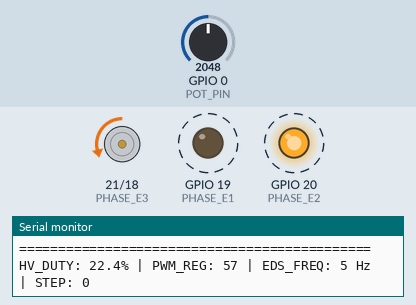
The sketch below on a simulated ESP32-C3. On the bench: direction and speed pins drawn as motors (green arrow = direction pin HIGH = forward, orange = LOW = backward, longer = more drive), output pins drawn as LEDs (lit = HIGH), the last lines printed to the serial monitor. Dashed ring = blinking. Inputs (shaded band) come from the test bench; at power-on: GPIO 0 (POT_PIN) = 2048.

Above: at 2.29 s.
2.3 s: GPIO 0 (POT_PIN) set to 2866
At 2.5 s:
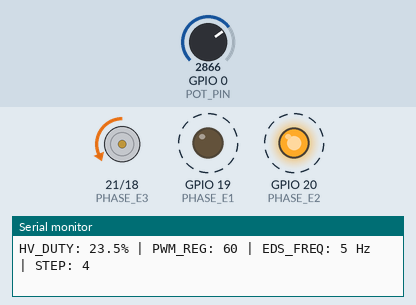
5.3 s: GPIO 0 (POT_PIN) set to 2047
At 5.79 s:
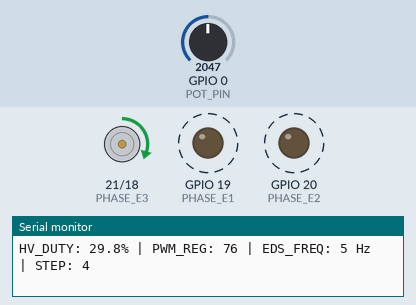
8.3 s: GPIO 0 (POT_PIN) set to 5
At 8.7 s:
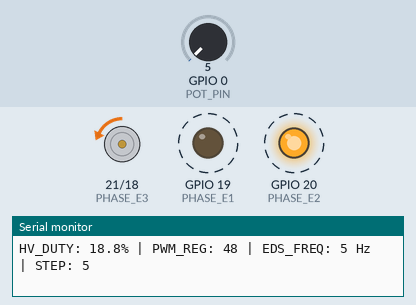
Timing chart, 0 to 17.3 s (numbered marks = the images above; inputs shaded):
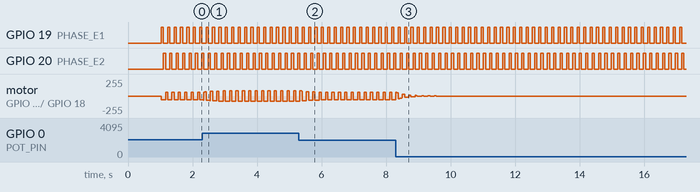

The sketch:

newfirmware.ino
```cpp
/**
 * PROJECT: DustShield v2.0 - Complete EDS System
 * HARDWARE: ESP32-C3-MINI-1
 * BOARDS:
 *   - HV Driver Board (flyback + PWM control)
 *   - Sequencer Board (3-phase relay switching)
 *   - Electrode PCB (ITO pattern)
 *
 * DESCRIPTION:
 *   - Reads potentiometer on GPIO0 to adjust HV output (0-45% duty cycle)
 *   - Generates 3-phase traveling wave (6-step commutation) on GPIO18,19,20
 *   - Sequencer board receives these signals and switches HV to electrodes
 *   - Creates moving electric field that transports dust off ITO surface
 *
 * NASA EDS PRINCIPLE:
 *   The 6-step pattern creates a traveling wave:
 *   Step0: E1=ON,  E2=GND, E3=OFF  → Field pushes dust right
 *   Step1: E1=ON,  E2=OFF, E3=GND  → Field shifts right
 *   Step2: E1=GND, E2=ON,  E3=OFF  → Field pushes further
 *   ...repeats to create continuous motion
 */

#include <Arduino.h>

// ==========================================
// 1. PIN CONFIGURATIONS
// ==========================================

// HV Board (Flyback Driver)
const int POT_PIN = 0;           // Potentiometer Wiper (GPIO0 / ADC1_CH0)
const int PWM_PIN = 18;          // PWM to TC4420 gate driver (GPIO18)

// Sequencer Board (3-Phase Outputs to Optoisolators)
const int PHASE_E1 = 19;         // Phase 1 output to 4N35 #1 (GPIO19)
const int PHASE_E2 = 20;         // Phase 2 output to 4N35 #2 (GPIO20)
const int PHASE_E3 = 21;         // Phase 3 output to 4N35 #3 (GPIO21)

// ==========================================
// 2. PWM PARAMETERS (HV Generation)
// ==========================================
const int PWM_FREQ = 30000;       // 30 kHz switching frequency
const int PWM_RES = 8;            // 8-bit resolution (0-255)
const int LEDC_CHANNEL = 0;       // LEDC channel for PWM

// Safety: Maximum 45% duty cycle (prevents transformer saturation)
const int MAX_SAFE_DUTY = 114;    // 0.45 * 255 = 114

// ==========================================
// 3. TRAVELING WAVE PARAMETERS (EDS)
// ==========================================
// Frequency range for traveling wave (1-20 Hz is typical for EDS)
// Lower frequency = slower dust transport, higher frequency = faster
const int MIN_TRAVEL_FREQ = 1;    // Minimum 1 Hz
const int MAX_TRAVEL_FREQ = 20;   // Maximum 20 Hz
const int DEFAULT_TRAVEL_FREQ = 5; // Default 5 Hz

// 6-step commutation (one full cycle = 6 steps)
// Each step duration = 1000ms / (FREQ * 6)
int travelFreq = DEFAULT_TRAVEL_FREQ;
int currentStep = 0;
unsigned long lastStepTime = 0;

// ==========================================
// 4. SIGNAL FILTERING (Potentiometer)
// ==========================================
const float FILTER_WEIGHT = 0.15;     // Exponential moving average weight
float filteredAdcValue = 0.0;
int activeDutyCycle = 0;

// ==========================================
// 5. CONTROL LOOP TIMING
// ==========================================
unsigned long lastUpdateTick = 0;
const unsigned long POT_SAMPLE_INTERVAL = 50;  // Read pot every 50ms (20Hz)

// ==========================================
// 6. TRAVELING WAVE GENERATOR
// ==========================================
// NASA-style 6-step commutation for electrodynamic dust shield
// Pattern: Creates a rotating/electric field that transports dust
//
// Step | E1 State | E2 State | E3 State | Field Direction
// -----|----------|----------|----------|------------------
//   0  |   HIGH   |   LOW    |   OFF    |  E1 → E2 (push right)
//   1  |   HIGH   |   OFF    |   LOW    |  E1 → E3 (push diagonally)
//   2  |   LOW    |   HIGH   |   OFF    |  E2 → E1 (push left)
//   3  |   OFF    |   HIGH   |   LOW    |  E2 → E3 (push diagonally)
//   4  |   LOW    |   OFF    |   HIGH   |  E3 → E1 (push diagonally)
//   5  |   OFF    |   LOW    |   HIGH   |  E3 → E2 (push diagonally)

void updateTravelingWave() {
    unsigned long now = millis();

    // Calculate step duration: 1000ms / (frequency × 6 steps)
    // Example: 5 Hz → 1000 / (5 × 6) = 1000 / 30 = 33.3ms per step
    int stepDelay = 1000 / (travelFreq * 6);

    if (stepDelay < 10) stepDelay = 10;  // Minimum 10ms step (max 16.6 Hz)

    if (now - lastStepTime >= stepDelay) {
        lastStepTime = now;

        // 6-step commutation for traveling wave
        switch(currentStep) {
            case 0:  // Step 0: E1=HIGH, E2=LOW, E3=OFF
                digitalWrite(PHASE_E1, HIGH);
                digitalWrite(PHASE_E2, LOW);
                digitalWrite(PHASE_E3, LOW);
                break;

            case 1:  // Step 1: E1=HIGH, E2=OFF, E3=LOW
                digitalWrite(PHASE_E1, HIGH);
                digitalWrite(PHASE_E2, LOW);
                digitalWrite(PHASE_E3, LOW);
                break;

            case 2:  // Step 2: E1=LOW, E2=HIGH, E3=OFF
                digitalWrite(PHASE_E1, LOW);
                digitalWrite(PHASE_E2, HIGH);
                digitalWrite(PHASE_E3, LOW);
                break;

            case 3:  // Step 3: E1=OFF, E2=HIGH, E3=LOW
                digitalWrite(PHASE_E1, LOW);
                digitalWrite(PHASE_E2, HIGH);
                digitalWrite(PHASE_E3, LOW);
                break;

            case 4:  // Step 4: E1=LOW, E2=OFF, E3=HIGH
                digitalWrite(PHASE_E1, LOW);
                digitalWrite(PHASE_E2, LOW);
                digitalWrite(PHASE_E3, HIGH);
                break;

            case 5:  // Step 5: E1=OFF, E2=LOW, E3=HIGH
                digitalWrite(PHASE_E1, LOW);
                digitalWrite(PHASE_E2, LOW);
                digitalWrite(PHASE_E3, HIGH);
                break;
        }

        // Advance to next step (0-5 cycle)
        currentStep = (currentStep + 1) % 6;
    }
}

// ==========================================
// 7. POTENTIOMETER READING WITH FILTERING
// ==========================================
int readFilteredPotentiometer() {
    int rawAdcValue = analogRead(POT_PIN);

    // Exponential Moving Average filter
    filteredAdcValue = (FILTER_WEIGHT * rawAdcValue) +
                       ((1.0 - FILTER_WEIGHT) * filteredAdcValue);

    // Map filtered 12-bit ADC (0-4095) to safe duty cycle (0-MAX_SAFE_DUTY)
    int targetDutyCycle = map((int)filteredAdcValue, 0, 4095, 0, MAX_SAFE_DUTY);

    // Double-layer safety clamp
    if (targetDutyCycle > MAX_SAFE_DUTY) targetDutyCycle = MAX_SAFE_DUTY;
    if (targetDutyCycle < 0) targetDutyCycle = 0;

    return targetDutyCycle;
}

// ==========================================
// 8. OPTIONAL: FREQUENCY ADJUSTMENT
// ==========================================
// Uncomment this function if you want to use a second potentiometer
// or encoder to adjust traveling wave frequency
//
// void updateTravelFrequency() {
//     // Read second pot on GPIO1 (ADC1_CH1)
//     int rawFreq = analogRead(1);
//     int newFreq = map(rawFreq, 0, 4095, MIN_TRAVEL_FREQ, MAX_TRAVEL_FREQ);
//     if (newFreq != travelFreq) {
//         travelFreq = newFreq;
//         Serial.print(F("[EDS] Travel Frequency: "));
//         Serial.print(travelFreq);
//         Serial.println(F(" Hz"));
//     }
// }

// ==========================================
// 9. DEBUG OUTPUT
// ==========================================
void printDebugInfo(int dutyCycle, float percentage) {
    static unsigned long lastDebugTime = 0;

    // Print every 500ms (2Hz) to avoid serial flooding
    if (millis() - lastDebugTime >= 500) {
        lastDebugTime = millis();

        Serial.print(F("HV_DUTY: "));
        Serial.print(percentage, 1);
        Serial.print(F("% | PWM_REG: "));
        Serial.print(dutyCycle);
        Serial.print(F(" | EDS_FREQ: "));
        Serial.print(travelFreq);
        Serial.print(F(" Hz | STEP: "));
        Serial.println(currentStep);
    }
}

// ==========================================
// 10. SETUP
// ==========================================
void setup() {
    Serial.begin(115200);
    delay(1000);

    Serial.println(F("============================================="));
    Serial.println(F(" ECLIPSE EDS SYSTEM v2.0 - NASA Traveling Wave"));
    Serial.println(F("============================================="));

    // ===== Configure HV Board Pins =====
    pinMode(PWM_PIN, OUTPUT);
    digitalWrite(PWM_PIN, LOW);  // Start with HV off

    pinMode(POT_PIN, INPUT);

    // ===== Configure Sequencer Outputs =====
    pinMode(PHASE_E1, OUTPUT);
    pinMode(PHASE_E2, OUTPUT);
    pinMode(PHASE_E3, OUTPUT);

    // Initialize all phases to OFF
    digitalWrite(PHASE_E1, LOW);
    digitalWrite(PHASE_E2, LOW);
    digitalWrite(PHASE_E3, LOW);

    // ===== Initialize PWM for HV Generation =====
    ledcSetup(LEDC_CHANNEL, PWM_FREQ, PWM_RES);
    ledcAttachPin(PWM_PIN, LEDC_CHANNEL);
    ledcWrite(LEDC_CHANNEL, 0);  // Start at 0% duty cycle

    // ===== Initialize Filter Baseline =====
    filteredAdcValue = analogRead(POT_PIN);

    // ===== System Ready Announcement =====
    Serial.println(F("[INIT] HV PWM: 30 kHz, 8-bit, max 45% duty"));
    Serial.println(F("[INIT] Traveling Wave: 6-step commutation"));
    Serial.print(F("[INIT] Default frequency: "));
    Serial.print(travelFreq);
    Serial.println(F(" Hz"));
    Serial.println(F("[STATUS] System READY. Adjust potentiometer to start HV."));
    Serial.println(F("=============================================\n"));
}

// ==========================================
// 11. MAIN LOOP
// ==========================================
void loop() {
    unsigned long currentMillis = millis();

    // ===== Update HV Duty Cycle (20 Hz rate) =====
    if (currentMillis - lastUpdateTick >= POT_SAMPLE_INTERVAL) {
        lastUpdateTick = currentMillis;

        int newDutyCycle = readFilteredPotentiometer();

        if (newDutyCycle != activeDutyCycle) {
            activeDutyCycle = newDutyCycle;
            ledcWrite(LEDC_CHANNEL, activeDutyCycle);

            // Print debug when duty changes
            float percentage = (activeDutyCycle / 255.0) * 100.0;
            printDebugInfo(activeDutyCycle, percentage);
        }
    }

    // ===== Update Traveling Wave (Always running when HV is on) =====
    // The sequencer board receives these signals regardless of HV state
    // When HV duty = 0, electrodes get no voltage but pattern still cycles
    updateTravelingWave();

    // Small delay to prevent watchdog issues
    delay(1);
}

// ==========================================
// END OF FIRMWARE
// ==========================================
```

Measured:
- by itself, GPIO 19 (PHASE_E1), GPIO 20 (PHASE_E2): alternates HIGH for 0.07 s and LOW for 0.13 s
